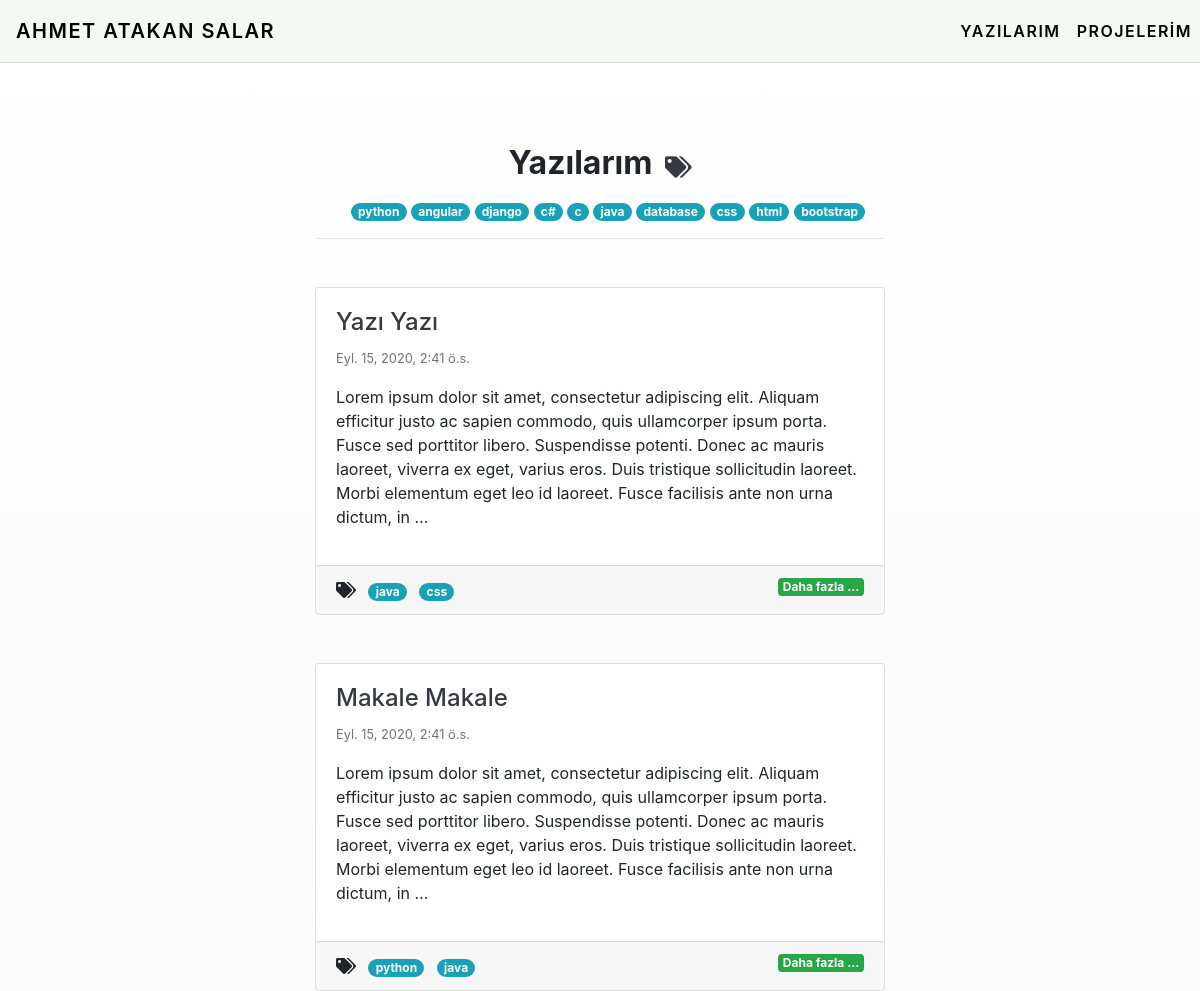
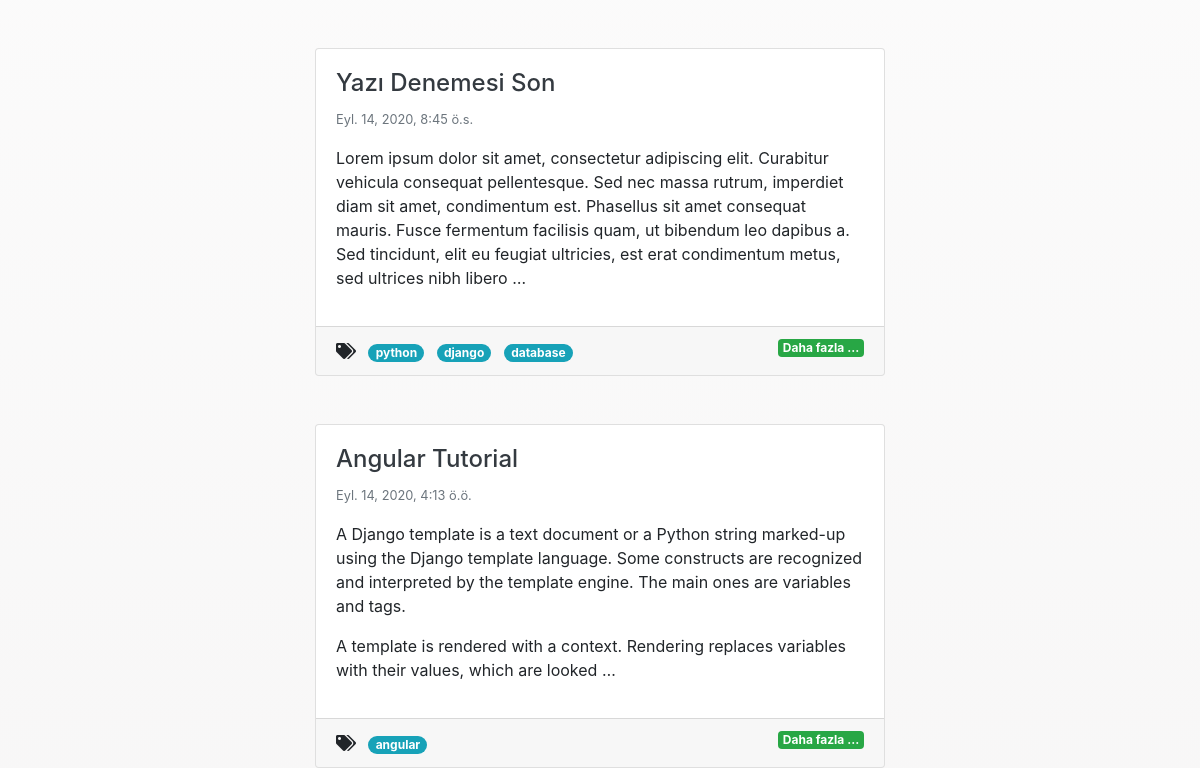
The app's page /posts/ (upper part), older data (2 pictures, top to bottom).
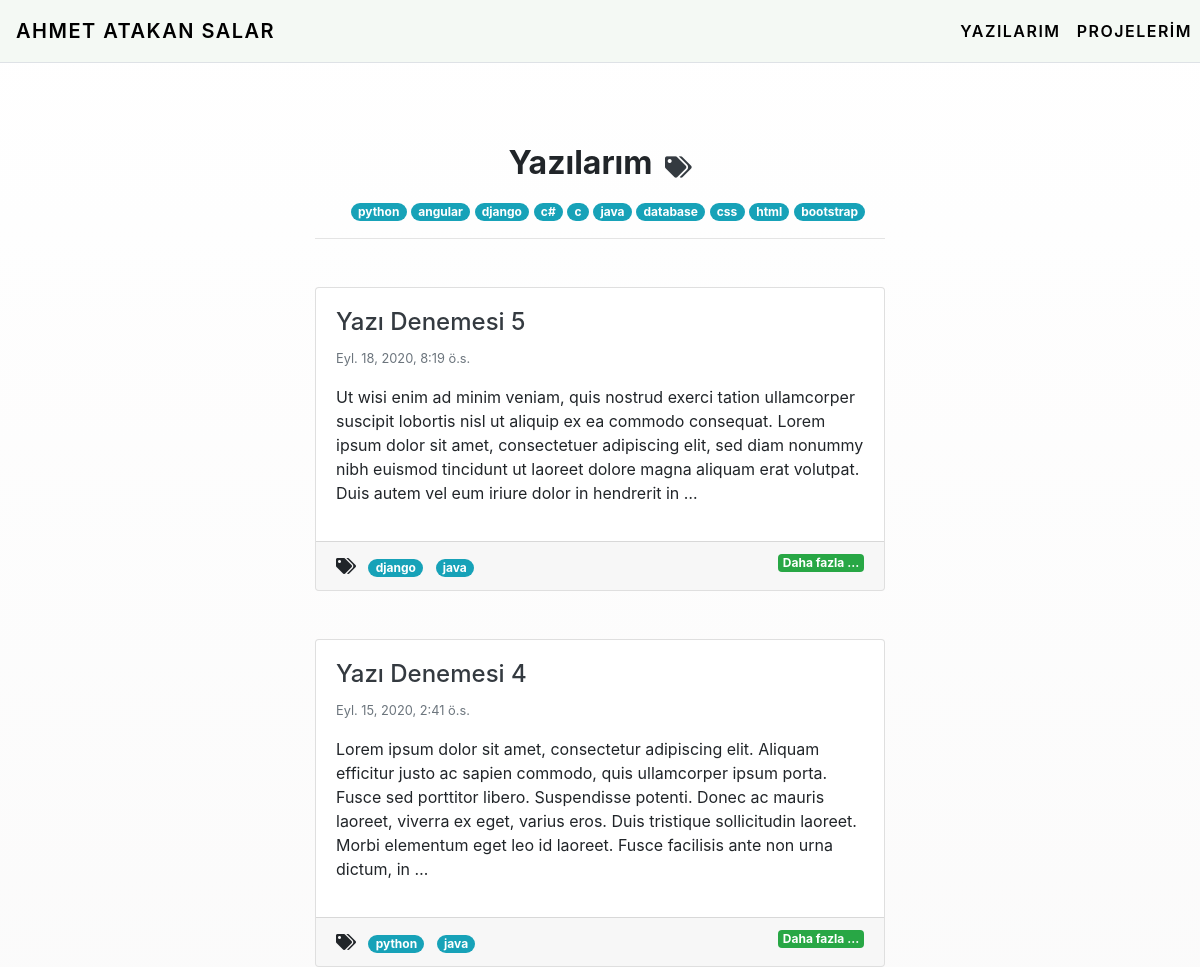
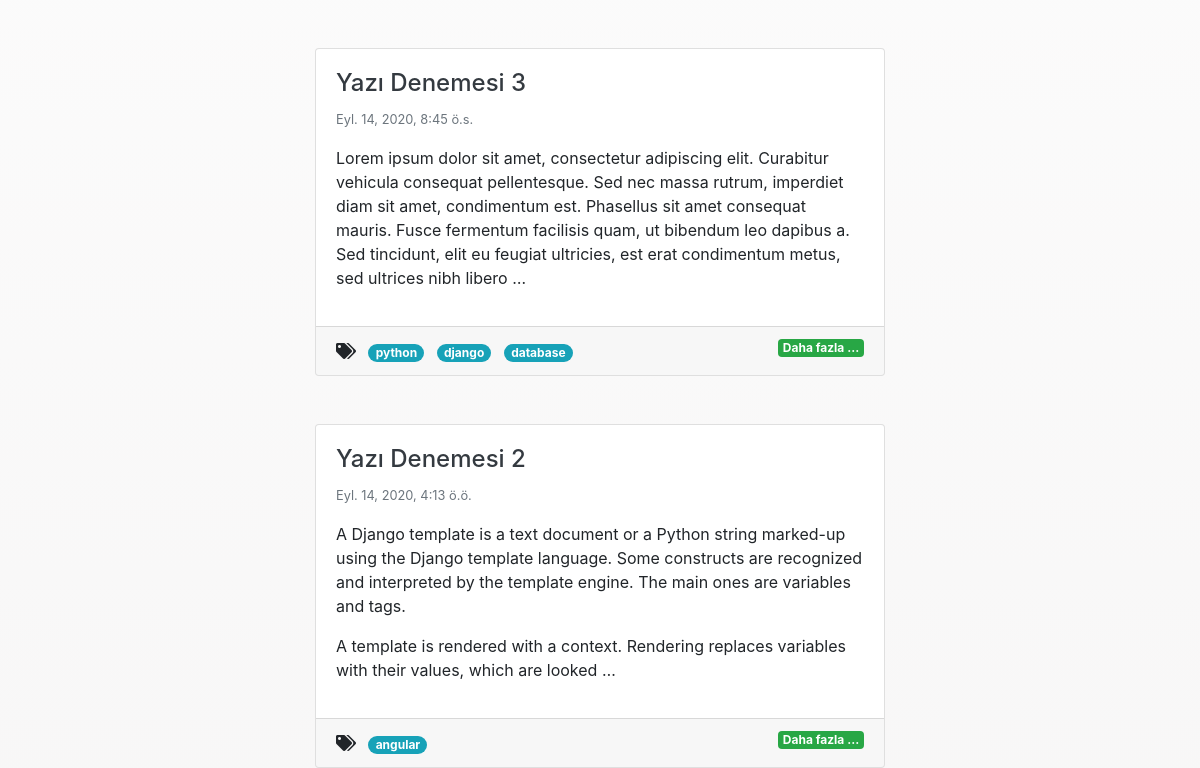
The same page, newer data (2 pictures, top to bottom).
### post/models.py (models this page shows, shortened)
class Tag(models.Model):
    tag_name = models.CharField(max_length=10, blank=True, null=True)
    slug = models.SlugField(null=True, unique=True)
    def get_absolute_url(self):
        return reverse("post:tagposts", kwargs={'slug': self.slug})

class Post(models.Model):
    post_author = models.ForeignKey("auth.User", on_delete=models.CASCADE)
    post_title = models.CharField(max_length=50)
    post_content = RichTextField()
    post_date = models.DateTimeField(auto_now_add=True)
    post_image = models.FileField(blank=True, null=True, verbose_name="Resim Ekle:")
    post_tags = models.ManyToManyField(Tag, verbose_name="Add Tag", blank=True)
    slug = models.SlugField(null=False, unique=True)
    class Meta:
        ordering =['-post_date']
    def get_absolute_url(self):
        return reverse("post:post", kwargs={'slug': self.slug})

### post/views.py (the view)
# urls.py: path('posts/', include('post.urls'), name="posts"),
def posts(request):
    posts = Post.objects.all()
    tags = Tag.objects.all()
    context = {
        "posts": posts,
        "tags": tags,
    }
    return render(request, 'posts.html', context)

### templates/posts.html (shortened to what this page needs)
{% extends "layout.html" %} {% block body %} {% if posts %}
<div class="row content-wrapper">
  <div class="col-md-6 offset-md-3">
    <div class="text-center">
      <h2 class="d-inline-flex mr-2 mt-5 pb-2 font-weight-bold">Yazılarım</h2>
      {% if tags %}
      <a
        href="#tags-collapse"
        data-toggle="collapse"
        title="etiketler"
        aria-expanded="true"
        class="show"
      >
        <i class="fas fa-tags text-dark fa-lg pt-4"></i>
      </a>
      <div class="collapse ml-3 show" id="tags-collapse">
        {% for tag in tags %}
        <a href="{{tag.get_absolute_url}}" class="badge badge-info badge-pill"
          >{{tag.tag_name}}</a
        >
        {% endfor %}
      </div>
      {% endif %}
      <hr class="mb-5" />
    </div>
    {% for post in posts %}
    <div class="card mb-5">
      <div class="card-body">
        <a href="{{ post.get_absolute_url }}" class="text-dark"
          ><h4>{{post.post_title}}</h4></a
        >
        <small class="text-secondary">{{post.post_date}}</small>
        <p class="card-text">{{post.post_content|truncatewords:50|safe}}</p>
      </div>
      <div class="card-footer">
        {% if post.post_tags.all %}
        <i class="fas fa-tags mr-2 text-seconddary" title="Etiketler"></i>
        {% for tag in post.post_tags.all %}
        <a
          href="{{ tag.get_absolute_url }}"
          class="mr-2 text-decoration-none badge badge-info badge-pill"
          >{{tag.tag_name}}</a
        >
        {% endfor %} {% endif %}
        <a href="{{ post.get_absolute_url }}" class="w-100">
          <span class="badge badge-success float-right">Daha fazla ...</span>
        </a>
      </div>
    </div>
    {% endfor %}
  </div>
</div>
{% endif %} {% endblock body %}

Row changes from the older to the newer data that the page shows:
removed Post: post_title "Yazı Yazı", post_date "Eyl. 15, 2020, 2:41 ö.s.", post_content "Lorem ipsum dolor sit amet, consectetur adipiscing elit. Aliquam efficitur justo ac sapien commodo, quis ullamcorper ipsum porta. Fusce sed porttitor libero. Suspendisse potenti. Donec ac mauris laoreet, viverra ex eget, varius eros. Duis tristique sollicitudin laoreet. Morbi elementum eget leo id laoreet. Fusce facilisis ante non urna dictum, in …", Tag (tag_name "java"), Tag (tag_name "css")
added Post: post_title "Yazı Denemesi 5", post_date "Eyl. 18, 2020, 8:19 ö.s.", post_content "Ut wisi enim ad minim veniam, quis nostrud exerci tation ullamcorper suscipit lobortis nisl ut aliquip ex ea commodo consequat. Lorem ipsum dolor sit amet, consectetuer adipiscing elit, sed diam nonummy nibh euismod tincidunt ut laoreet dolore magna aliquam erat volutpat. Duis autem vel eum iriure dolor in hendrerit in …", Tag (tag_name "django"), Tag (tag_name "java")
changed Post: post_title "Makale Makale" → "Yazı Denemesi 4"
changed Post: post_title "Yazı Denemesi Son" → "Yazı Denemesi 3"
changed Post: post_title "Angular Tutorial" → "Yazı Denemesi 2"
